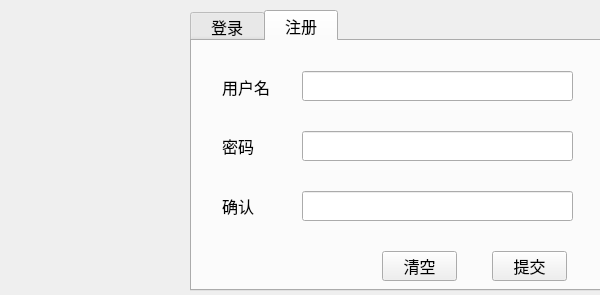
<?xml version="1.0" encoding="UTF-8"?>
<ui version="4.0">
 <class>LoginDialog</class>
 <widget class="QDialog" name="LoginDialog">
  <property name="geometry">
   <rect>
    <x>0</x>
    <y>0</y>
    <width>600</width>
    <height>295</height>
   </rect>
  </property>
  <property name="minimumSize">
   <size>
    <width>600</width>
    <height>295</height>
   </size>
  </property>
  <property name="maximumSize">
   <size>
    <width>600</width>
    <height>295</height>
   </size>
  </property>
  <property name="font">
   <font>
    <pointsize>12</pointsize>
   </font>
  </property>
  <property name="windowTitle">
   <string>Dialog</string>
  </property>
  <widget class="QTabWidget" name="tw_page">
   <property name="geometry">
    <rect>
     <x>190</x>
     <y>10</y>
     <width>411</width>
     <height>281</height>
    </rect>
   </property>
   <property name="currentIndex">
    <number>1</number>
   </property>
   <widget class="QWidget" name="tab_1">
    <attribute name="title">
     <string>  登录  </string>
    </attribute>
    <widget class="QLabel" name="lb_name">
     <property name="geometry">
      <rect>
       <x>30</x>
       <y>30</y>
       <width>61</width>
       <height>31</height>
      </rect>
     </property>
     <property name="text">
      <string>用户名</string>
     </property>
    </widget>
    <widget class="QLabel" name="lb_password">
     <property name="geometry">
      <rect>
       <x>30</x>
       <y>90</y>
       <width>54</width>
       <height>30</height>
      </rect>
     </property>
     <property name="text">
      <string>密码</string>
     </property>
    </widget>
    <widget class="QLineEdit" name="le_name">
     <property name="geometry">
      <rect>
       <x>110</x>
       <y>30</y>
       <width>271</width>
       <height>30</height>
      </rect>
     </property>
     <property name="toolTip">
      <string> 输入用户名或密码,  长度不超过10 位 </string>
     </property>
    </widget>
    <widget class="QLineEdit" name="le_password">
     <property name="geometry">
      <rect>
       <x>110</x>
       <y>90</y>
       <width>271</width>
       <height>30</height>
      </rect>
     </property>
     <property name="text">
      <string/>
     </property>
     <property name="echoMode">
      <enum>QLineEdit::Password</enum>
     </property>
    </widget>
    <widget class="QPushButton" name="pb_clear">
     <property name="geometry">
      <rect>
       <x>190</x>
       <y>210</y>
       <width>75</width>
       <height>30</height>
      </rect>
     </property>
     <property name="text">
      <string>清空</string>
     </property>
    </widget>
    <widget class="QPushButton" name="pb_commit">
     <property name="geometry">
      <rect>
       <x>300</x>
       <y>210</y>
       <width>75</width>
       <height>30</height>
      </rect>
     </property>
     <property name="text">
      <string>提交</string>
     </property>
    </widget>
   </widget>
   <widget class="QWidget" name="tab_2">
    <attribute name="title">
     <string>  注册  </string>
    </attribute>
    <widget class="QLineEdit" name="le_register_name">
     <property name="geometry">
      <rect>
       <x>110</x>
       <y>30</y>
       <width>271</width>
       <height>30</height>
      </rect>
     </property>
    </widget>
    <widget class="QLabel" name="lb_register_name">
     <property name="geometry">
      <rect>
       <x>30</x>
       <y>30</y>
       <width>71</width>
       <height>31</height>
      </rect>
     </property>
     <property name="text">
      <string>用户名</string>
     </property>
    </widget>
    <widget class="QLineEdit" name="le_register_password">
     <property name="geometry">
      <rect>
       <x>110</x>
       <y>90</y>
       <width>271</width>
       <height>30</height>
      </rect>
     </property>
     <property name="text">
      <string/>
     </property>
     <property name="echoMode">
      <enum>QLineEdit::Password</enum>
     </property>
    </widget>
    <widget class="QLabel" name="lb_register_password">
     <property name="geometry">
      <rect>
       <x>30</x>
       <y>90</y>
       <width>54</width>
       <height>30</height>
      </rect>
     </property>
     <property name="text">
      <string>密码</string>
     </property>
    </widget>
    <widget class="QLabel" name="lb_register_confirm">
     <property name="geometry">
      <rect>
       <x>30</x>
       <y>150</y>
       <width>54</width>
       <height>30</height>
      </rect>
     </property>
     <property name="text">
      <string>确认</string>
     </property>
    </widget>
    <widget class="QLineEdit" name="le_register_confirm">
     <property name="geometry">
      <rect>
       <x>110</x>
       <y>150</y>
       <width>271</width>
       <height>30</height>
      </rect>
     </property>
     <property name="text">
      <string/>
     </property>
     <property name="echoMode">
      <enum>QLineEdit::Password</enum>
     </property>
    </widget>
    <widget class="QPushButton" name="pb_register_clear">
     <property name="geometry">
      <rect>
       <x>190</x>
       <y>210</y>
       <width>75</width>
       <height>30</height>
      </rect>
     </property>
     <property name="text">
      <string>清空</string>
     </property>
    </widget>
    <widget class="QPushButton" name="pb_register_commit">
     <property name="geometry">
      <rect>
       <x>300</x>
       <y>210</y>
       <width>75</width>
       <height>30</height>
      </rect>
     </property>
     <property name="text">
      <string>提交</string>
     </property>
    </widget>
   </widget>
  </widget>
  <widget class="QLabel" name="lb_icon">
   <property name="geometry">
    <rect>
     <x>0</x>
     <y>10</y>
     <width>191</width>
     <height>281</height>
    </rect>
   </property>
   <property name="text">
    <string/>
   </property>
   <property name="pixmap">
    <pixmap resource="resource.qrc">:/tx/12.png</pixmap>
   </property>
   <property name="scaledContents">
    <bool>true</bool>
   </property>
   <property name="alignment">
    <set>Qt::AlignCenter</set>
   </property>
  </widget>
 </widget>
 <tabstops>
  <tabstop>tw_page</tabstop>
  <tabstop>le_name</tabstop>
  <tabstop>le_password</tabstop>
  <tabstop>pb_commit</tabstop>
  <tabstop>pb_clear</tabstop>
  <tabstop>le_register_name</tabstop>
  <tabstop>le_register_password</tabstop>
  <tabstop>le_register_confirm</tabstop>
  <tabstop>pb_register_commit</tabstop>
  <tabstop>pb_register_clear</tabstop>
 </tabstops>
 <resources>
  <include location="resource.qrc"/>
 </resources>
 <connections/>
</ui>
